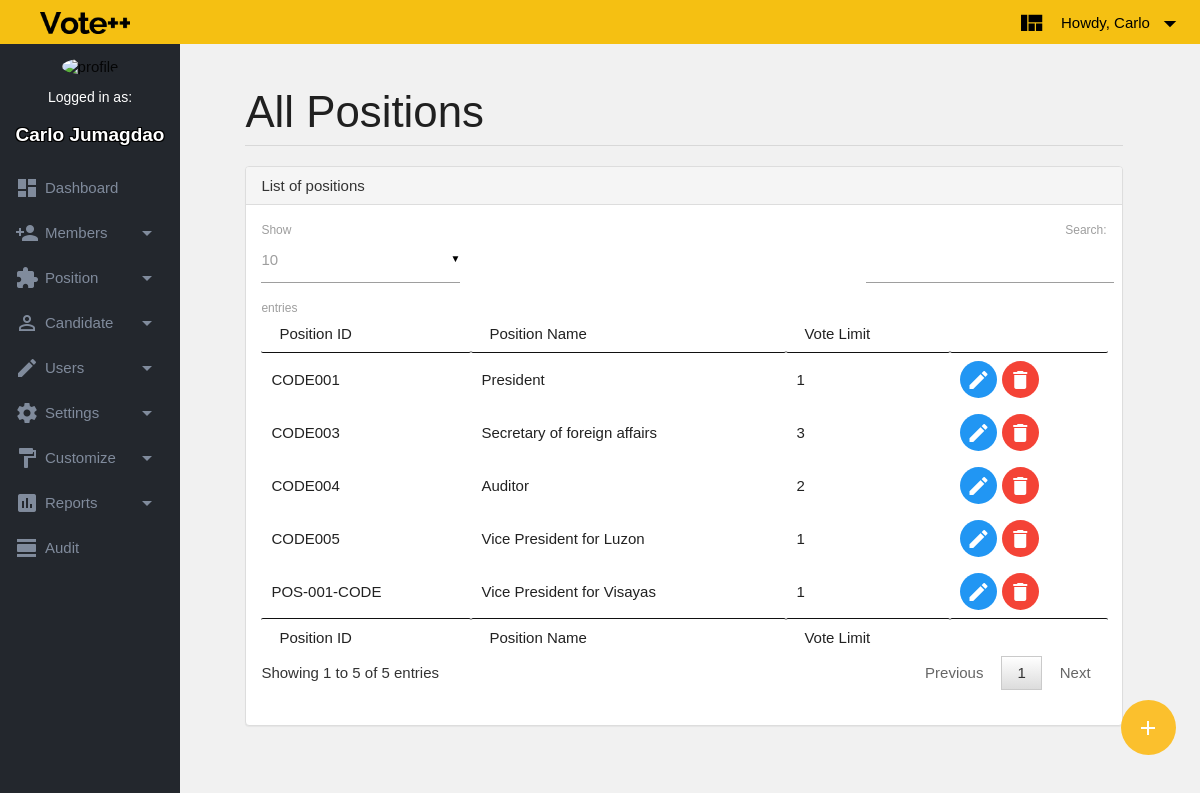
The page /pages/position.php (signed in) on the database as committed earlier.
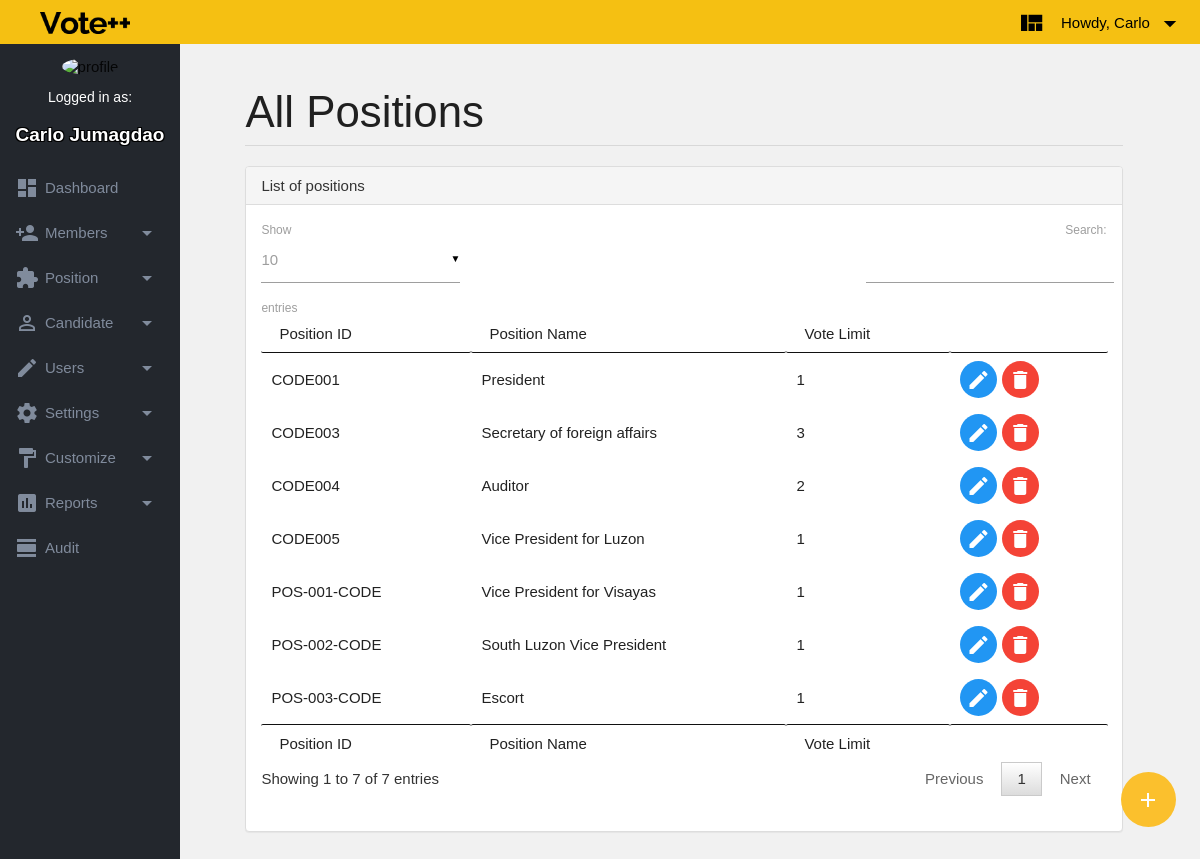
The same page on the database as committed later.
### tables this page shows
CREATE TABLE `tblPosition` (
  `strPositionId` varchar(45) NOT NULL,
  `strPosName` varchar(45) NOT NULL,
  `intPosVoteLimit` int(11) NOT NULL,
  `blDelete` tinyint(1) NOT NULL,
  PRIMARY KEY (`strPosName`,`blDelete`),
  UNIQUE KEY `strPositionId_UNIQUE` (`strPositionId`)
);

### pages/position.tmpl.php (the view, shortened to what this page needs)
<html>
<head>
<link href="../assets/css/prism.css" type="text/css" rel="stylesheet" media="screen,projection"
<link href="../assets/css/cdn-datatable/jquery.dataTables.min.css" type="text/css" rel="stylesheet" media="screen,projection">
<link href="../assets/plugins/jquery.dataTables.min.css" type="text/css" rel="stylesheet" media="screen,projection">
<link href="../assets/css/chartist.min.css" type="text/css" rel="stylesheet" media="screen,projection">
</head>
<body>
    <div id="content">
        <div class="container">
            <div class="row">
                <div class="col s12">
                    <h3 class="page-header">
                        All Positions
                    </h3>
                </div>
                <div class="col s12">
                    <div class="panel panel-default">
                        <div class="panel-heading">
                            List of positions
                        </div>
                        <div class="panel-body">
                            <div class="row">
                                <div class="col s12">
                                    <table id="data-table-simple" class="member-table" cellspacing="0" role="grid" aria-describedby="data-table-simple_info">
                                        <thead>
                                            <tr>
                                                <td>Position ID</td>
                                                <td>Position Name</td>
                                                <td>Vote Limit</td>
                                                <td></td>
                                            </tr>
                                        </thead>
                                        <tfoot>
                                            <tr>
                                                <td>Position ID</td>
                                                <td>Position Name</td>
                                                <td>Vote Limit</td>
                                                <td></td>
                                            </tr>
                                        </tfoot>
                                        <tbody>
                                            <?php
                                                foreach ($qrPosRows as $qrPosRow) {
                                                    echo "<tr>";
                                                    $strPosID = $qrPosRow['strPositionId'];
                                                    $strPosName = $qrPosRow['strPosName'];
                                                    $intVoteLimit =$qrPosRow['intPosVoteLimit'];
                                                    echo "<td class = 'code'>$strPosID</td>";
                                                    echo "<td>$strPosName</td>";
                                                    echo "<td>$intVoteLimit</td>";
                                                    ?>
                                                    <td>
                                                    <button type="button" class="btn-floating tooltipped btn-small waves-effect waves-light blue view" onclick="rowFunction()" data-position="top" data-tooltip="Edit"><i class="small mdi-content-create"></i></button>
                                                    <a href="#modal1" class="btn-floating tooltipped btn-small waves-effect waves-light red btn modal-trigger del-rec" data-position="right" data-tooltip="Delete"><i class="small mdi-action-delete" ></i></a>
                                                </td>
                                                <?php
                                                    echo "</tr>";
                                                }
                                            ?>
                                        </tbody>
                                    </table>
                                </div>
                            </div>
                        </div>
                    </div>
                </div>
            </div>
        </div>
        <div class="fixed-action-btn" style="bottom: 45px; right: 24px;">
            <a href="addposition.php"class="btn-floating tooltipped btn-large yellow darken-2" data-position="left" data-tooltip="Add New">
                <i class="large mdi-content-add"></i>
            </a>
        </div>
    </div>
</body>
</html>

Rows that differ between the two databases and show on the page:
shown differently, row unchanged: tblposition "CODE004": moves up the list
added tblposition: strPositionId "POS-003-CODE", strPosName "Escort", intPosVoteLimit "1"
added tblposition: strPositionId "POS-002-CODE", strPosName "South Luzon Vice President", intPosVoteLimit "1"
Other text that changed with them:
text written by a page script: "Show ▼ entries Search: Showing 1 to 5 of 5 entries Previous 1 Next" → "Show ▼ entries Search: Showing 1 to 7 of 7 entries Previous 1 Next"
